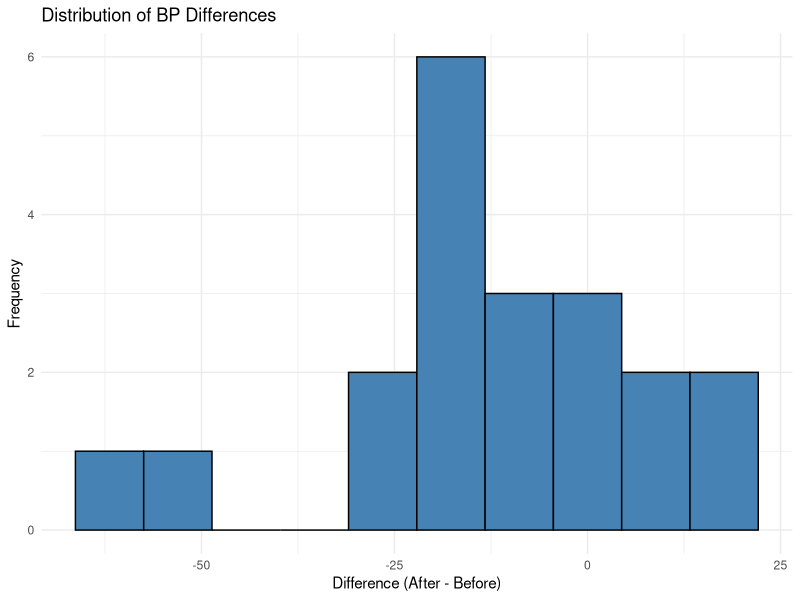
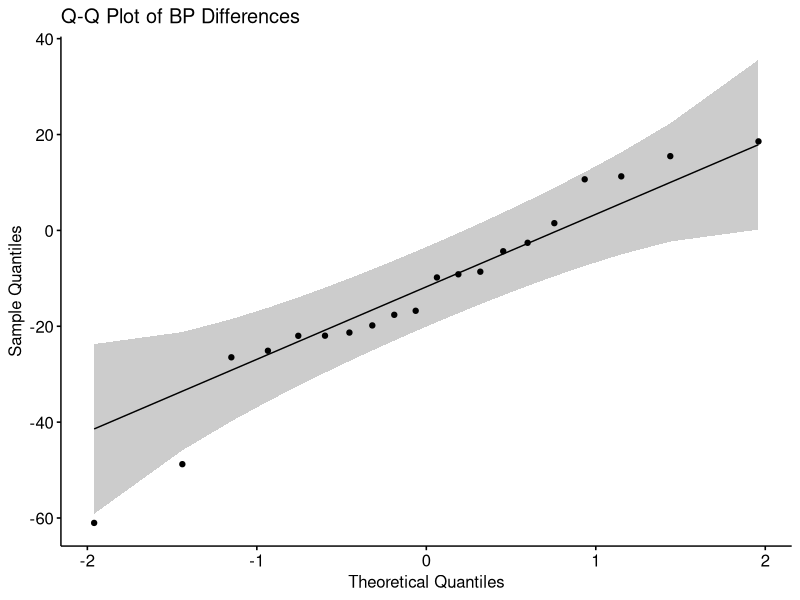
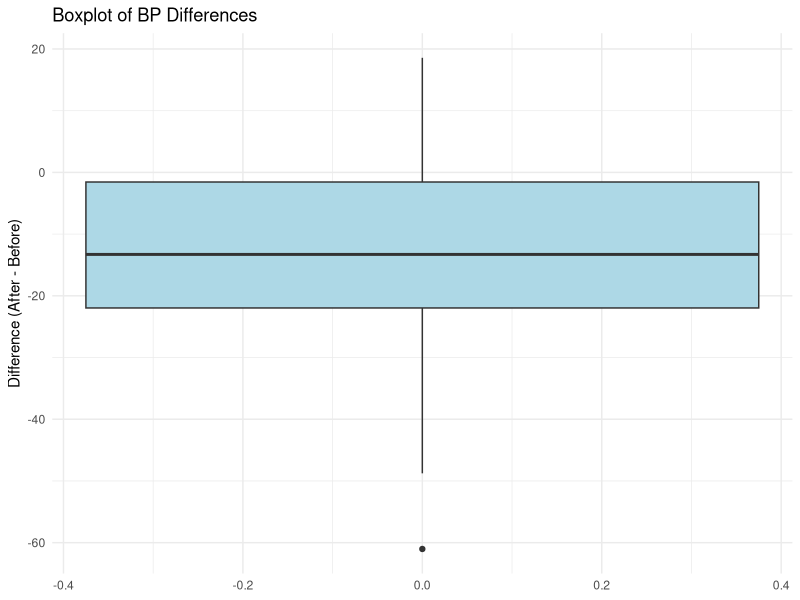
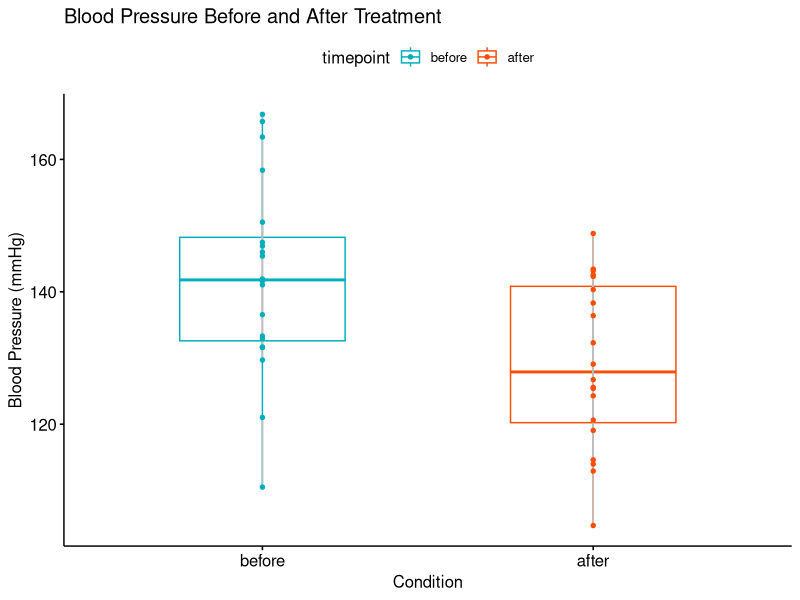
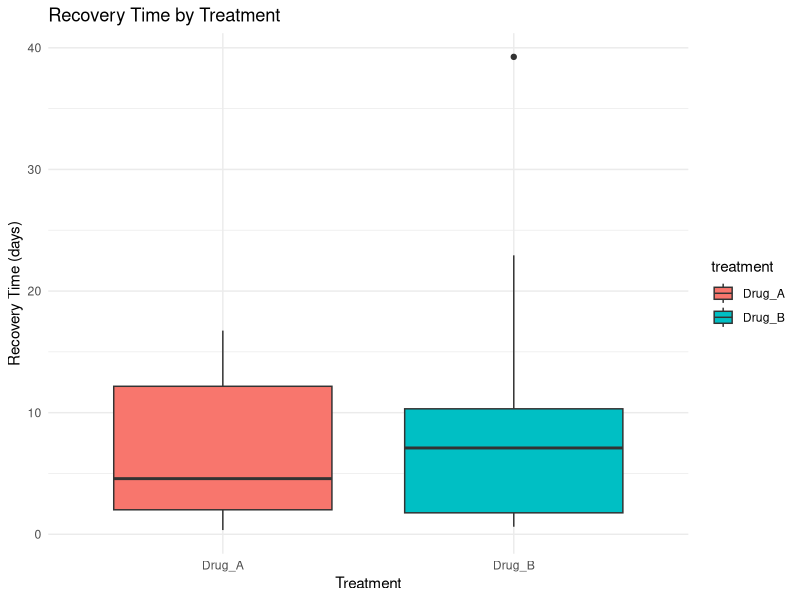
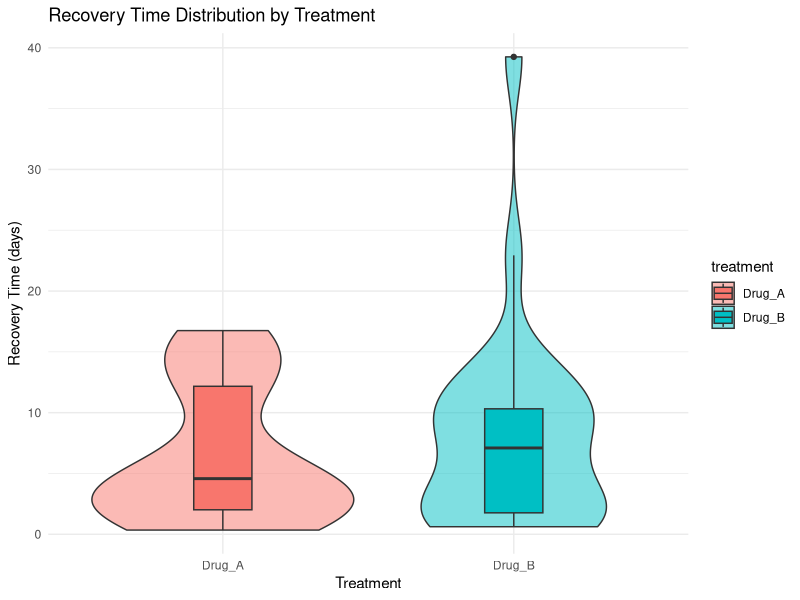
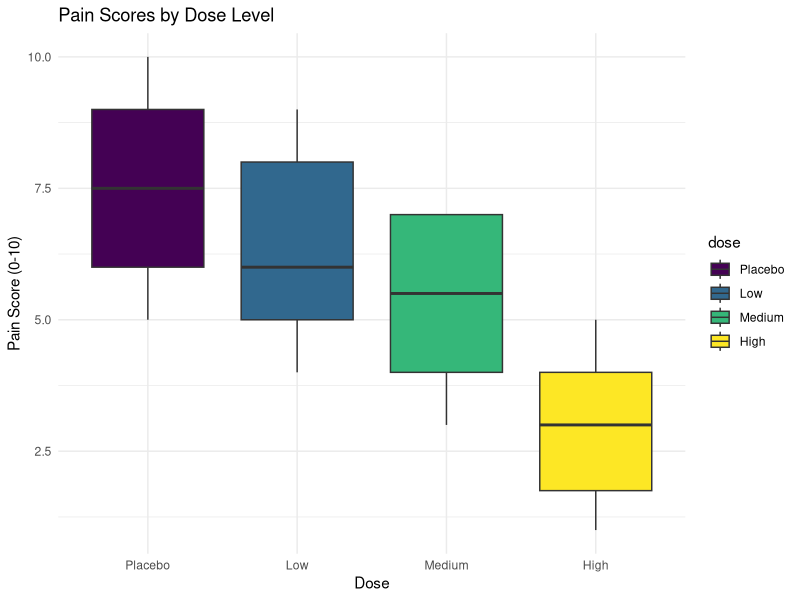
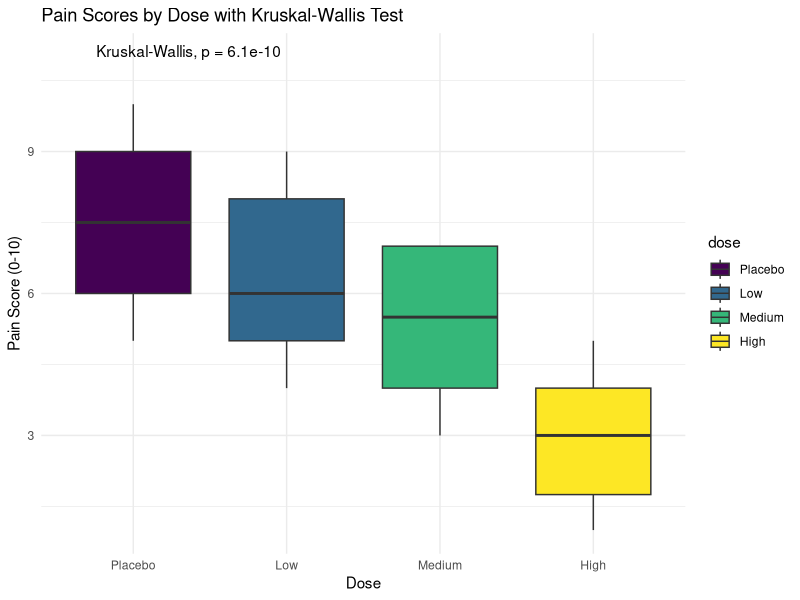

The R script that drew these images, in order:
# ============================================================================
# Lecture 108: Non-Parametric Tests Lab
# Practical Biostatistics with R
# ============================================================================

# Load required packages
library(tidyverse)
library(ggplot2)
library(ggpubr)

# ============================================================================
# PART 1: CHECKING NORMALITY AND DECIDING ON TEST TYPE
# ============================================================================

# Example dataset: Blood pressure measurements
set.seed(123)
bp_data <- data.frame(
  patient_id = 1:20,
  before = rnorm(20, mean = 140, sd = 15),
  after = rnorm(20, mean = 130, sd = 15)
)

# Calculate differences
bp_data$difference <- bp_data$after - bp_data$before

# Visual assessment of normality
# 1. Histogram
ggplot(bp_data, aes(x = difference)) +
  geom_histogram(bins = 10, fill = "steelblue", color = "black") +
  labs(title = "Distribution of BP Differences",
       x = "Difference (After - Before)",
       y = "Frequency") +
  theme_minimal()

# 2. Q-Q plot
ggqqplot(bp_data$difference, 
         title = "Q-Q Plot of BP Differences",
         xlab = "Theoretical Quantiles",
         ylab = "Sample Quantiles")

# 3. Boxplot
ggplot(bp_data, aes(y = difference)) +
  geom_boxplot(fill = "lightblue") +
  labs(title = "Boxplot of BP Differences",
       y = "Difference (After - Before)") +
  theme_minimal()

# Statistical tests for normality
# Shapiro-Wilk test (best for small samples)
shapiro.test(bp_data$difference)

# Interpretation:
# If p > 0.05: Data is likely normal → use parametric test
# If p < 0.05: Data is not normal → use non-parametric test


# ============================================================================
# PART 2: WILCOXON SIGNED RANK TEST
# ============================================================================

# Scenario: Paired blood pressure measurements (before and after treatment)
# Research question: Does treatment reduce blood pressure?

# View the data
head(bp_data)

# Descriptive statistics
summary(bp_data[, c("before", "after")])

# Calculate medians and IQR
median(bp_data$before)
IQR(bp_data$before)
median(bp_data$after)
IQR(bp_data$after)

# Perform Wilcoxon Signed Rank Test
# Two-sided test
wilcox_result <- wilcox.test(bp_data$after, bp_data$before, 
                             paired = TRUE,
                             alternative = "two.sided",
                             conf.int = TRUE)
print(wilcox_result)

# One-sided test (testing if after < before, i.e., reduction)
wilcox_result_one <- wilcox.test(bp_data$after, bp_data$before, 
                                 paired = TRUE,
                                 alternative = "less",
                                 conf.int = TRUE)
print(wilcox_result_one)

# Visualize paired data
bp_long <- bp_data %>%
  pivot_longer(cols = c(before, after), 
               names_to = "timepoint", 
               values_to = "bp")

ggpaired(bp_long, x = "timepoint", y = "bp",
         color = "timepoint", line.color = "gray",
         palette = c("#00AFBB", "#FC4E07")) +
  labs(title = "Blood Pressure Before and After Treatment",
       y = "Blood Pressure (mmHg)")

# Effect size (r = Z / sqrt(N))
# Extract Z statistic manually or use wilcoxonZ
library(rstatix)
wilcox_effsize <- wilcox_effsize(bp_long, bp ~ timepoint, paired = TRUE)
print(wilcox_effsize)


# ============================================================================
# PART 3: MANN-WHITNEY U TEST
# ============================================================================

# Scenario: Compare recovery time between two treatment groups
set.seed(456)
recovery_data <- data.frame(
  treatment = rep(c("Drug_A", "Drug_B"), each = 25),
  recovery_days = c(rexp(25, rate = 0.15),  # Drug A - right skewed
                    rexp(25, rate = 0.10))   # Drug B - right skewed
)

# Descriptive statistics by group
recovery_data %>%
  group_by(treatment) %>%
  summarise(
    n = n(),
    median = median(recovery_days),
    IQR = IQR(recovery_days),
    min = min(recovery_days),
    max = max(recovery_days)
  )

# Visualize the distributions
ggplot(recovery_data, aes(x = treatment, y = recovery_days, fill = treatment)) +
  geom_boxplot() +
  labs(title = "Recovery Time by Treatment",
       x = "Treatment",
       y = "Recovery Time (days)") +
  theme_minimal()

# Check normality by group
recovery_data %>%
  group_by(treatment) %>%
  summarise(
    shapiro_p = shapiro.test(recovery_days)$p.value
  )

# Perform Mann-Whitney U Test
mann_whitney_result <- wilcox.test(recovery_days ~ treatment, 
                                   data = recovery_data,
                                   alternative = "two.sided",
                                   conf.int = TRUE)
print(mann_whitney_result)

# One-sided test (if Drug_A < Drug_B)
mann_whitney_one <- wilcox.test(recovery_days ~ treatment, 
                                data = recovery_data,
                                alternative = "less",
                                conf.int = TRUE)
print(mann_whitney_one)

# Effect size
mann_effsize <- wilcox_effsize(recovery_days ~ treatment, 
                               data = recovery_data)
print(mann_effsize)

# Violin plot with boxplot overlay
ggplot(recovery_data, aes(x = treatment, y = recovery_days, fill = treatment)) +
  geom_violin(alpha = 0.5) +
  geom_boxplot(width = 0.2) +
  labs(title = "Recovery Time Distribution by Treatment",
       x = "Treatment",
       y = "Recovery Time (days)") +
  theme_minimal()


# ============================================================================
# PART 4: KRUSKAL-WALLIS TEST
# ============================================================================

# Scenario: Compare pain scores across 4 different drug doses
set.seed(789)
pain_data <- data.frame(
  dose = rep(c("Placebo", "Low", "Medium", "High"), each = 20),
  pain_score = c(
    sample(5:10, 20, replace = TRUE),  # Placebo
    sample(4:9, 20, replace = TRUE),   # Low
    sample(3:7, 20, replace = TRUE),   # Medium
    sample(1:5, 20, replace = TRUE)    # High
  )
)

# Make dose an ordered factor
pain_data$dose <- factor(pain_data$dose, 
                         levels = c("Placebo", "Low", "Medium", "High"),
                         ordered = TRUE)

# Descriptive statistics
pain_data %>%
  group_by(dose) %>%
  summarise(
    n = n(),
    median = median(pain_score),
    IQR = IQR(pain_score),
    mean = mean(pain_score),
    sd = sd(pain_score)
  )

# Visualize
ggplot(pain_data, aes(x = dose, y = pain_score, fill = dose)) +
  geom_boxplot() +
  labs(title = "Pain Scores by Dose Level",
       x = "Dose",
       y = "Pain Score (0-10)") +
  theme_minimal()

# Perform Kruskal-Wallis Test
kruskal_result <- kruskal.test(pain_score ~ dose, data = pain_data)
print(kruskal_result)

# Effect size (Epsilon squared)
library(rstatix)
kruskal_effsize <- kruskal_effsize(pain_score ~ dose, data = pain_data)
print(kruskal_effsize)

# Post-hoc pairwise comparisons (if Kruskal-Wallis is significant)
# Dunn's test with Bonferroni correction
dunn_result <- dunn_test(pain_score ~ dose, 
                         data = pain_data,
                         p.adjust.method = "bonferroni")
print(dunn_result)

# Visualize with significance levels
# Create a plot with pairwise comparisons
pwc <- dunn_result %>%
  filter(p.adj < 0.05)  # Only significant comparisons

ggplot(pain_data, aes(x = dose, y = pain_score, fill = dose)) +
  geom_boxplot() +
  stat_compare_means(method = "kruskal.test", label.y = 11) +
  labs(title = "Pain Scores by Dose with Kruskal-Wallis Test",
       x = "Dose",
       y = "Pain Score (0-10)") +
  theme_minimal()


# ============================================================================
# PART 5: SPEARMAN RANK CORRELATION
# ============================================================================

# Scenario: Relationship between study hours and exam rank
set.seed(321)
study_data <- data.frame(
  student_id = 1:30,
  study_hours = rpois(30, lambda = 15) + rnorm(30, 0, 2),
  exam_rank = sample(1:30, 30, replace = FALSE)
)

# Add some monotonic non-linear relationship
study_data$exam_rank <- 31 - rank(study_data$study_hours^1.5 + rnorm(30, 0, 3))

# View the data
head(study_data)

# Descriptive statistics
summary(study_data[, c("study_hours", "exam_rank")])

# Visualize the relationship
ggplot(study_data, aes(x = study_hours, y = exam_rank)) +
  geom_point(size = 3, color = "steelblue") +
  geom_smooth(method = "loess", se = TRUE, color = "red") +
  labs(title = "Relationship between Study Hours and Exam Rank",
       x = "Study Hours per Week",
       y = "Exam Rank (1 = Best)") +
  theme_minimal()

# Perform Spearman Correlation
spearman_result <- cor.test(study_data$study_hours, 
                            study_data$exam_rank,
                            method = "spearman",
                            exact = FALSE)  # Use normal approximation
print(spearman_result)

# Compare with Pearson (for demonstration)
pearson_result <- cor.test(study_data$study_hours, 
                           study_data$exam_rank,
                           method = "pearson")
print(pearson_result)

# Calculate both correlations
cor(study_data$study_hours, study_data$exam_rank, method = "spearman")
cor(study_data$study_hours, study_data$exam_rank, method = "pearson")

# Correlation matrix visualization
library(corrplot)
cor_matrix <- cor(study_data[, c("study_hours", "exam_rank")], 
                  method = "spearman")
corrplot(cor_matrix, method = "number", type = "upper",
         title = "Spearman Correlation Matrix",
         mar = c(0,0,2,0))

# Scatterplot with both correlation values
ggplot(study_data, aes(x = study_hours, y = exam_rank)) +
  geom_point(size = 3, color = "steelblue", alpha = 0.6) +
  geom_smooth(method = "lm", se = TRUE, color = "red", linetype = "dashed") +
  labs(title = sprintf("Study Hours vs Exam Rank\nSpearman ρ = %.3f, Pearson r = %.3f",
                       cor(study_data$study_hours, study_data$exam_rank, method = "spearman"),
                       cor(study_data$study_hours, study_data$exam_rank, method = "pearson")),
       x = "Study Hours per Week",
       y = "Exam Rank (1 = Best)") +
  theme_minimal()


# ============================================================================
# PART 6: COMPREHENSIVE EXAMPLE WITH REAL-WORLD SCENARIO
# ============================================================================

# Scenario: Clinical trial comparing 3 diet interventions on weight loss
set.seed(999)
diet_trial <- data.frame(
  participant_id = 1:75,
  diet = rep(c("Control", "Mediterranean", "Low_Carb"), each = 25),
  baseline_weight = rnorm(75, mean = 85, sd = 12),
  week12_weight = NA,
  age = sample(25:65, 75, replace = TRUE),
  baseline_bmi = rnorm(75, mean = 30, sd = 4)
)

# Simulate weight loss (non-normal, different effects)
diet_trial$week12_weight <- diet_trial$baseline_weight - 
  c(rexp(25, 0.5),      # Control - small loss
    rexp(25, 0.7),      # Mediterranean - moderate loss
    rexp(25, 0.9))      # Low Carb - larger loss

diet_trial$weight_change <- diet_trial$week12_weight - diet_trial$baseline_weight

# Make diet a factor
diet_trial$diet <- factor(diet_trial$diet, 
                          levels = c("Control", "Mediterranean", "Low_Carb"))

# 1. Check normality of weight change by group
normality_check <- diet_trial %>%
  group_by(diet) %>%
  summarise(
    shapiro_p = shapiro.test(weight_change)$p.value,
    normal = ifelse(shapiro_p > 0.05, "Yes", "No")
  )
print(normality_check)

# 2. Descriptive statistics
descriptives <- diet_trial %>%
  group_by(diet) %>%
  summarise(
    n = n(),
    median_change = median(weight_change),
    IQR_change = IQR(weight_change),
    mean_change = mean(weight_change),
    sd_change = sd(weight_change)
  )
print(descriptives)

# 3. Visualize distributions
ggplot(diet_trial, aes(x = diet, y = weight_change, fill = diet)) +
  geom_boxplot() +
  geom_jitter(width = 0.2, alpha = 0.3) +
  labs(title = "Weight Change by Diet Intervention",
       x = "Diet Group",
       y = "Weight Change (kg)") +
  theme_minimal() +
  geom_hline(yintercept = 0, linetype = "dashed", color = "red")

# 4. Kruskal-Wallis test
kw_diet <- kruskal.test(weight_change ~ diet, data = diet_trial)
print(kw_diet)

# 5. Post-hoc Dunn's test
dunn_diet <- dunn_test(weight_change ~ diet, 
                       data = diet_trial,
                       p.adjust.method = "bonferroni")
print(dunn_diet)

# 6. Spearman correlation: Age vs Weight Change
cor_age_weight <- cor.test(diet_trial$age, 
                           diet_trial$weight_change,
                           method = "spearman")
print(cor_age_weight)

# Visualize correlation
ggplot(diet_trial, aes(x = age, y = weight_change)) +
  geom_point(aes(color = diet), size = 3, alpha = 0.6) +
  geom_smooth(method = "lm", se = TRUE, color = "black") +
  labs(title = sprintf("Age vs Weight Change\nSpearman ρ = %.3f, p = %.4f",
                       cor(diet_trial$age, diet_trial$weight_change, 
                           method = "spearman"),
                       cor_age_weight$p.value),
       x = "Age (years)",
       y = "Weight Change (kg)") +
  theme_minimal()

# 7. Spearman correlation: Baseline BMI vs Weight Change
cor_bmi_weight <- cor.test(diet_trial$baseline_bmi, 
                           diet_trial$weight_change,
                           method = "spearman")
print(cor_bmi_weight)


# ============================================================================
# PART 7: REPORTING TEMPLATE
# ============================================================================

# Function to create a summary report
create_nonparam_report <- function(test_result, test_name) {
  cat("\n", rep("=", 60), "\n")
  cat("RESULTS:", test_name, "\n")
  cat(rep("=", 60), "\n")
  print(test_result)
  cat("\nInterpretation:\n")
  if(test_result$p.value < 0.05) {
    cat("- Result is statistically significant (p < 0.05)\n")
    cat("- We reject the null hypothesis\n")
  } else {
    cat("- Result is not statistically significant (p ≥ 0.05)\n")
    cat("- We fail to reject the null hypothesis\n")
  }
  cat(rep("=", 60), "\n\n")
}

# Example usage
create_nonparam_report(wilcox_result, "Wilcoxon Signed Rank Test")
create_nonparam_report(mann_whitney_result, "Mann-Whitney U Test")


# ============================================================================
# PART 8: PRACTICE EXERCISES
# ============================================================================

# Exercise 1: Create your own dataset and perform Wilcoxon test
# Hint: Measure something before and after an intervention

# Exercise 2: Compare two independent groups using Mann-Whitney
# Hint: Compare outcomes between males and females

# Exercise 3: Compare 4+ groups using Kruskal-Wallis
# Hint: Compare satisfaction scores across different departments

# Exercise 4: Calculate Spearman correlation for two variables
# Hint: Correlate ordinal variables like education level and income bracket

# Exercise 5: Create a complete analysis workflow
# - Check normality
# - Choose appropriate test
# - Perform the test
# - Calculate effect size
# - Visualize results
# - Write interpretation


# ============================================================================
# SUMMARY: QUICK REFERENCE GUIDE
# ============================================================================

# 1. Wilcoxon Signed Rank Test (Paired samples)
# wilcox.test(x, y, paired = TRUE)

# 2. Mann-Whitney U Test (Two independent groups)
# wilcox.test(outcome ~ group, data = df)

# 3. Kruskal-Wallis Test (3+ independent groups)
# kruskal.test(outcome ~ group, data = df)
# Post-hoc: dunn_test(outcome ~ group, data = df, p.adjust.method = "bonferroni")

# 4. Spearman Correlation
# cor.test(x, y, method = "spearman")

# Always report:
# - Test statistic
# - P-value
# - Median (IQR) for groups
# - Effect size when available
# - Confidence intervals if provided

cat("\n✓ Lab complete! You've learned all major non-parametric tests.\n")
